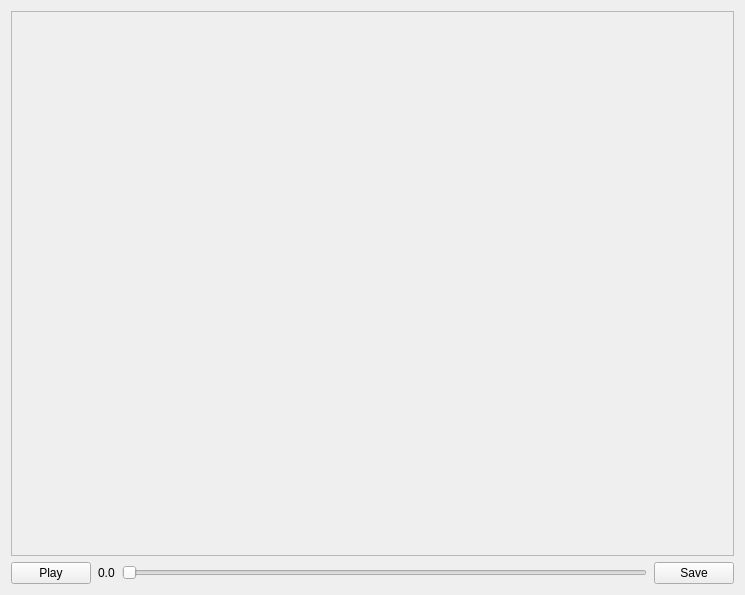
<?xml version="1.0" encoding="UTF-8"?>
<ui version="4.0">
 <class>DatasetBrowser_frm</class>
 <widget class="QWidget" name="DatasetBrowser_frm">
  <property name="geometry">
   <rect>
    <x>0</x>
    <y>0</y>
    <width>745</width>
    <height>595</height>
   </rect>
  </property>
  <property name="sizePolicy">
   <sizepolicy hsizetype="Maximum" vsizetype="Maximum">
    <horstretch>0</horstretch>
    <verstretch>0</verstretch>
   </sizepolicy>
  </property>
  <property name="windowTitle">
   <string>Dataset Browser</string>
  </property>
  <layout class="QVBoxLayout" name="verticalLayout_2">
   <item>
    <layout class="QVBoxLayout" name="verticalLayout">
     <item>
      <widget class="RatioLayoutedFrame" name="frame">
       <property name="frameShape">
        <enum>QFrame::StyledPanel</enum>
       </property>
       <property name="frameShadow">
        <enum>QFrame::Raised</enum>
       </property>
      </widget>
     </item>
     <item>
      <layout class="QHBoxLayout" name="horizontalLayout_5">
       <property name="spacing">
        <number>7</number>
       </property>
       <item>
        <widget class="QPushButton" name="playButton">
         <property name="text">
          <string>Play</string>
         </property>
         <property name="checkable">
          <bool>true</bool>
         </property>
        </widget>
       </item>
       <item>
        <widget class="QLabel" name="timeOffsetLabel">
         <property name="text">
          <string>0.0</string>
         </property>
        </widget>
       </item>
       <item>
        <widget class="QSlider" name="timelineSlider">
         <property name="orientation">
          <enum>Qt::Horizontal</enum>
         </property>
        </widget>
       </item>
       <item>
        <widget class="QPushButton" name="saveImageButton">
         <property name="text">
          <string>Save</string>
         </property>
        </widget>
       </item>
      </layout>
     </item>
    </layout>
   </item>
  </layout>
 </widget>
 <customwidgets>
  <customwidget>
   <class>RatioLayoutedFrame</class>
   <extends>QFrame</extends>
   <header>ratio_layouted_frame.h</header>
   <container>1</container>
  </customwidget>
 </customwidgets>
 <resources/>
 <connections/>
</ui>
